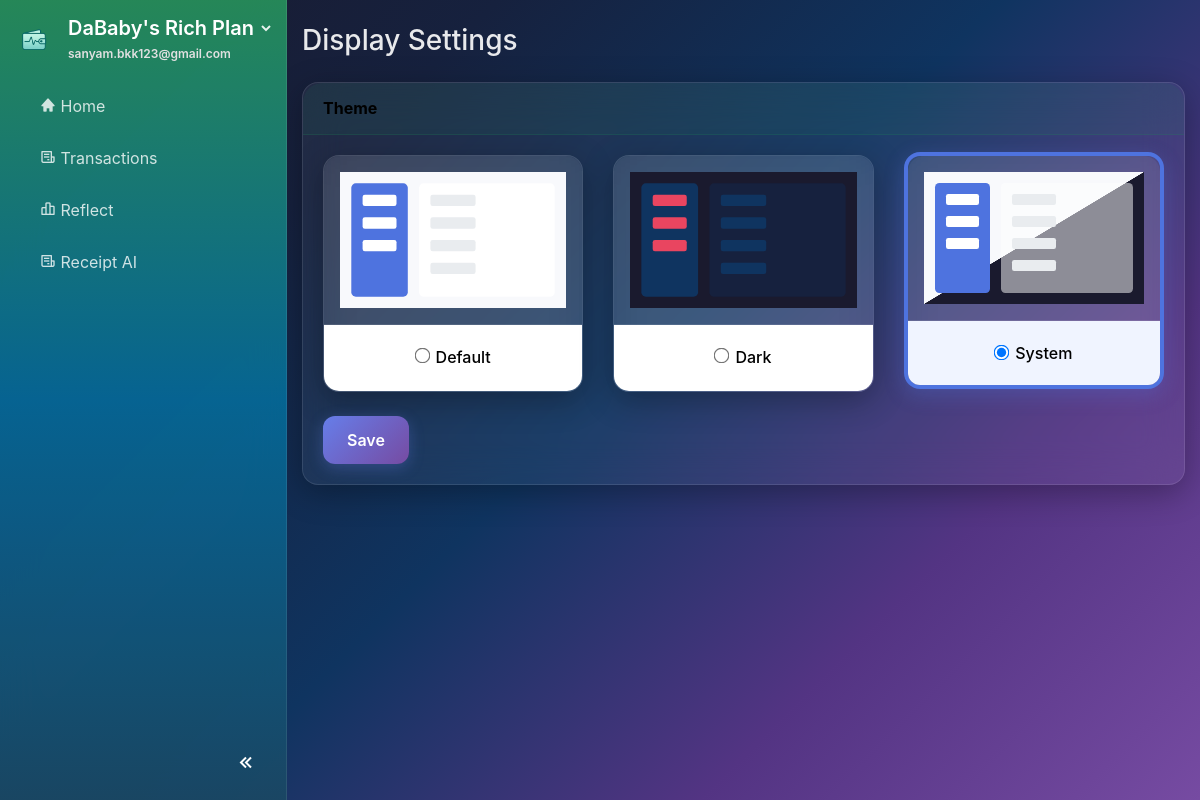
Page /display-settings (signed in) on the committed database.
### website/models.py (models this page shows)
class Plan(db.Model):
    id             = db.Column(db.Integer, primary_key=True)
    name           = db.Column(db.String(100), nullable=False)
    monthly_income = db.Column(db.Float)
    budget_pref    = db.Column(JSON)  # e.g., {"needs": 50, "wants": 30, "savings": 20}
    user_id        = db.Column(db.Integer, db.ForeignKey('user.id'), nullable=False)

class User(db.Model, UserMixin):
    id         = db.Column(db.Integer, primary_key=True)
    email      = db.Column(db.String(150), unique=True, nullable=False)
    password   = db.Column(db.String(150))
    first_name = db.Column(db.String(150))
    last_name  = db.Column(db.String(150))
    date_created = db.Column(db.DateTime(timezone=True), default=func.now())
    active_plan_id = db.Column(db.Integer, db.ForeignKey('plan.id'), nullable=True)
    profile_complete = db.Column(db.Boolean, default=False)
    theme = db.Column(db.String(50), nullable=False, default='system')
    notes = db.relationship('Note', backref='user', lazy=True)
    plans = db.relationship('Plan', foreign_keys=[Plan.user_id], backref='user', lazy=True, cascade="all, delete-orphan")
    active_plan = db.relationship('Plan', foreign_keys=[active_plan_id], post_update=True)

### website/views.py (the view, shortened to what this page needs)
@views.route('/display-settings', methods=['GET', 'POST'])
@login_required
def display_settings():
    return render_template('display_settings.html')

### website/templates/display_settings.html (shortened to what this page needs)
{% extends "base.html" %}
{% block content %}
<h1 class="h3 my-4 text-gray-800">Display Settings</h1>
<div class="card shadow mb-4">
    <div class="card-header py-3">
        <h6 class="m-0 font-weight-bold" style="color: #000 !important;">Theme</h6>
    </div>
    <div class="card-body">
        <form method="POST">
           <div class="row">
                <div class="col-lg-4 col-md-6 mb-4">
                    <div class="card theme-card {% if current_user.theme == 'light' %}selected{% endif %}">
                        <img src="{{ url_for('static', filename='images/theme-light.svg') }}" class="card-img-top" alt="Light Theme Preview">
                        <div class="card-body text-center">
                            <div class="form-check">
                                <input class="form-check-input" type="radio" name="theme" id="lightTheme" value="light" {% if current_user.theme == 'light' %}checked{% endif %}>
                                <label class="form-check-label" for="lightTheme" style="color: #000 !important; font-weight: 500;">
                                    Default
                                </label>
                            </div>
                        </div>
                    </div>
                </div>
                <div class="col-lg-4 col-md-6 mb-4">
                    <div class="card theme-card {% if current_user.theme == 'dark' %}selected{% endif %}">
                        <img src="{{ url_for('static', filename='images/theme-dark.svg') }}" class="card-img-top" alt="Dark Theme Preview">
                        <div class="card-body text-center">
                            <div class="form-check">
                                <input class="form-check-input" type="radio" name="theme" id="darkTheme" value="dark" {% if current_user.theme == 'dark' %}checked{% endif %}>
                                <label class="form-check-label" for="darkTheme" style="color: #000 !important; font-weight: 500;">
                                    Dark
                                </label>
                            </div>
                        </div>
                    </div>
                </div>
                <div class="col-lg-4 col-md-6 mb-4">
                    <div class="card theme-card {% if current_user.theme == 'system' %}selected{% endif %}">
                        <img src="{{ url_for('static', filename='images/theme-system.svg') }}" class="card-img-top" alt="System Theme Preview">
                        <div class="card-body text-center">
                            <div class="form-check">
                                <input class="form-check-input" type="radio" name="theme" id="systemTheme" value="system" {% if current_user.theme == 'system' %}checked{% endif %}>
                                <label class="form-check-label" for="systemTheme" style="color: #000 !important; font-weight: 500;">
                                    System
                                </label>
                            </div>
                        </div>
                    </div>
                </div>
           </div>
           <button type="submit" class="btn btn-primary">Save</button>
        </form>
    </div>
</div>
{% endblock %}

### website/templates/base.html (shortened to what this page needs)
<!DOCTYPE html>
<html lang="en" data-initial-theme="{{ current_user.theme if current_user.is_authenticated else 'system' }}">
<head>
    <link rel="stylesheet" href="https://stackpath.bootstrapcdn.com/bootstrap/4.4.1/css/bootstrap.min.css"/>
    <link rel="stylesheet" href="https://stackpath.bootstrapcdn.com/font-awesome/4.7.0/css/font-awesome.min.css"/>
    <link href="https://unpkg.com/boxicons@2.1.4/css/boxicons.min.css" rel="stylesheet">
    <link href="{{ url_for('static', filename='css/general.css') }}" rel="stylesheet">
    <link href="{{ url_for('static', filename='css/sidebar.css') }}" rel="stylesheet">
    <link href="{{ url_for('static', filename='css/buttons.css') }}" rel="stylesheet">
    <link href="{{ url_for('static', filename='css/dashboard.css') }}" rel="stylesheet">
    <link href="{{ url_for('static', filename='css/auth.css') }}" rel="stylesheet">
    <link href="{{ url_for('static', filename='css/dark-theme.css') }}" rel="stylesheet">
    <link href="{{ url_for('static', filename='css/account_settings.css') }}" rel="stylesheet">
</head>
{% set hide_sidebar = hide_sidebar | default(false) %}
<body id="page-body" class="d-flex {{ '' if hide_sidebar else 'with-sidebar' }} {% block page_class %}{% endblock %}">
    {% if not hide_sidebar %}
    <nav id="sidebar" class="text-white flex-column">
        <div class="sidebar-header px-3 py-3">
            <div class="d-flex align-items-center">
                <img src="{{ url_for('static', filename='images/logo.png') }}" alt="App logo" class="logo-img mr-3">
                <div class="flex-grow-1">
                    <div class="dropdown">
                        <a id="planDropdown"
                            href="#"
                            class="dropdown-toggle text-white text-decoration-none"
                            data-toggle="dropdown"
                            aria-haspopup="true"
                            aria-expanded="false">
                            <h5 class="mb-0">
                                <span class="sidebar-text">{{ current_user.active_plan.name if current_user.active_plan else 'Create a Plan' }}</span>
                            </h5>
                            <i class="bx bxs-chevron-down toggle-arrow"></i>
                        </a>
                    </div>
                    <small class="email-white sidebar-text">{{ current_user.email }}</small>
                </div>
            </div>
        </div>
        <ul class="nav flex-column px-3">
            <li class="nav-item">
                <a class="nav-link {% if request.path == url_for('views.home') %}active{% endif %}" href="{{ url_for('views.home') }}">
                    <i class='bx bxs-home'></i> <span class="sidebar-text">Home</span>
                </a>
            </li>
            <li class="nav-item">
                <a class="nav-link {% if request.path == url_for('views.transactions') %}active{% endif %}" href="{{ url_for('views.transactions') }}">
                    <i class='bx bx-receipt'></i> <span class="sidebar-text">Transactions</span>
                </a>
            </li>
            <li class="nav-item">
                <a class="nav-link {% if request.path == url_for('views.reflect') %}active{% endif %}" href="{{ url_for('views.reflect') }}">
                    <i class='bx bx-bar-chart-alt-2'></i> <span class="sidebar-text">Reflect</span>
                </a>
            </li>
            <li class="nav-item">
                <a class="nav-link" href="{{ url_for('views.receipt_ai') }}">
                    <i class="bx bx-receipt"></i>
                    <span class="nav-text">Receipt AI</span>
                </a>
            </li>
        </ul>
        <div class="sidebar-footer">
            <button id="sidebar-toggle" class="btn btn-link">
                <i class='bx bx-chevrons-left'></i>
            </button>
        </div>
    </nav>
    {% endif %}
    <div id="content-wrapper" class="w-100">
        <div class="container-fluid">
            {% block content %} {% endblock %}
        </div>
    </div>
</body>
</html>

### website/static/css/general.css (style rules this page uses)
html, body { height: 100%; margin: 0; font-family: 'Inter', -apple-system, BlinkMacSystemFont, sans-serif; }

### website/static/css/sidebar.css (style rules this page uses)
:root { --plan-dropdown-width: 260px; }
#sidebar { transition: all 0.4s cubic-bezier(0.25, 0.46, 0.45, 0.94); }
body.with-sidebar { transition: margin-left 0.4s cubic-bezier(0.25, 0.46, 0.45, 0.94); }
#sidebar { width: 287px; min-height: 100vh; position: fixed; left: 0; top: 0; overflow: visible !important; z-index: 1040; background: linear-gradient(180deg, rgba(34, 139, 87, 0.95) 0%, rgba(0, 100, 148, 0.95) 50%, rgba(21, 67, 96, 0.95) 100%) !important; backdrop-filter: blur(20px); border-right: 1px solid rgba(255, 255, 255, 0.1); }
body.with-sidebar { margin-left: 287px; }
#sidebar::before { content: ''; position: absolute; top: 0; left: 0; right: 0; bottom: 0; background: rgba(255, 255, 255, 0.02); pointer-events: none; }
.sidebar-header { display: flex; align-items: center; gap: .75rem; }
.sidebar-header .logo-img { width: 36px; height: 36px; object-fit: contain; }
.sidebar-header .sidebar-text { color: #fff; font-weight: 600; }
.sidebar-header .email-white { font-size: .75rem; color: rgba(255,255,255,.85); }
#planDropdown { color: #fff; text-decoration: none; }
#planDropdown .toggle-arrow { color: rgba(255,255,255,.9); font-size: 1rem; transition: transform .3s; }
#sidebar .nav-link { color: rgba(255, 255, 255, 0.8); transition: all 0.3s cubic-bezier(0.25, 0.46, 0.45, 0.94); border-radius: 12px; margin: 2px 8px; padding: 12px 16px; position: relative; overflow: hidden; }
.sidebar-footer { position: absolute; bottom: 0; width: 100%; padding: 10px 15px; text-align: right; }
#sidebar-toggle { color: rgba(255, 255, 255, 0.6); font-size: 24px; transition: color 0.3s; }
#sidebar-toggle i { transition: transform 0.3s ease-in-out; }
#planDropdown::after { display: none; }
#planDropdown { display: flex; align-items: center; justify-content: space-between; }
#planDropdown h5 { margin: 0; color: #fff; }
#planDropdown .toggle-arrow { margin-left: .25rem; }

### website/static/css/buttons.css (style rules this page uses)
.btn-primary { background: linear-gradient(135deg, #52b788 0%, #2d6187 100%); border: none; border-radius: 12px; padding: 12px 24px; font-weight: 600; transition: all 0.3s cubic-bezier(0.25, 0.46, 0.45, 0.94); position: relative; overflow: hidden; }
.btn-primary::before { content: ''; position: absolute; top: 0; left: -100%; width: 100%; height: 100%; background: linear-gradient(90deg, transparent, rgba(255,255,255,0.3), transparent); transition: left 0.5s; }

### website/static/css/dark-theme.css (style rules this page uses)
[data-theme='dark'] body { background: linear-gradient(135deg, #0c0c1e 0%, #1a1a2e 50%, #16213e 100%); background-attachment: fixed; color: #e8eaed; min-height: 100vh; }
[data-theme='dark'] .card { background: rgba(255, 255, 255, 0.05) !important; backdrop-filter: blur(20px) !important; border: 1px solid rgba(255, 255, 255, 0.1) !important; border-radius: 16px !important; box-shadow: 0 8px 32px rgba(0, 0, 0, 0.3) !important; transition: all 0.3s ease !important; }
[data-theme='dark'] .card, [data-theme='dark'] .card *:not(.btn):not(.badge):not(.progress-bar) { color: #e8eaed !important; }
[data-theme='dark'] .text-gray-800, [data-theme='dark'] .text-gray-900, [data-theme='dark'] .text-muted, [data-theme='dark'] .text-gray-600, [data-theme='dark'] .form-label, [data-theme='dark'] .form-text { color: #e8eaed !important; opacity: 0.9; }
[data-theme='dark'] .btn-primary { background: linear-gradient(135deg, #667eea 0%, #764ba2 100%) !important; border: none !important; border-radius: 12px !important; box-shadow: 0 4px 15px rgba(102, 126, 234, 0.3) !important; transition: all 0.3s ease !important; }
[data-theme='dark'] .btn-link { color: #8c9eff !important; }
[data-theme='dark'] .theme-card img { background: rgba(255, 255, 255, 0.05) !important; border-bottom: 1px solid rgba(255, 255, 255, 0.1) !important; border-radius: 16px 16px 0 0 !important; }

### rows in the picture
Plan: active_plan "DaBaby's Rich Plan"
User: email "sanyam.bkk123@gmail.com", theme "☐ Default", theme "☐ Dark", theme "☑ System"
